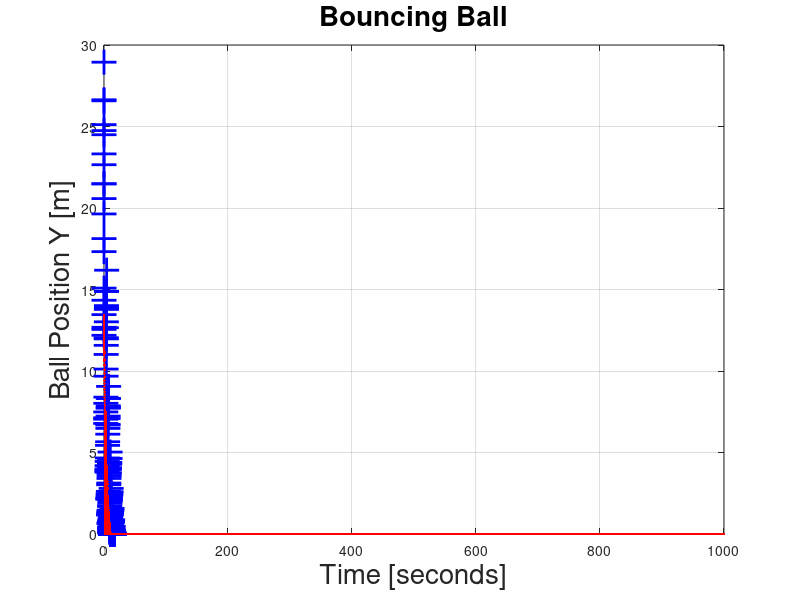

This chart was generated by the following MATLAB code: (Note: this script raises an error after producing the figure.)
% Demo to simulate a bouncing ball.
clc;    % Clear the command window.
fprintf('Beginning to run %s.m.\n', mfilename);
close all;  % Close all figures (except those of imtool.)
clear;  % Erase all existing variables. Or clearvars if you want.
workspace;  % Make sure the workspace panel is showing.
format long g;
format compact;
fontSize = 20;
H0 = 10+(30-10)*rand(1,20);
%h0 = 20;	% Initial drop height in meters.
v = 0;		% Initial y velocity in m/sec.
g = 9.8;	% Gravitational acceleration in m/s^2;
t = 0;		% Initial time when dropped
dt = 0.01;	% Delta time in seconds.
rho = 0.75;	% Velocity reduction factor.  Velocity reduces this much after a bounce.
%peakHeight = h0;	% Initial drop height in meters.
%h = h0;		% Instantaneous height.
hstop = 0.001;	% Height at which if the peak height after a bounce is less than this, stop the simulation.
% Preallocate arrays for time and height.  Make them plenty large - we will crop to the final size later.
T = 0 : dt : 1000;
H = zeros(1, length(T));
% Setup a failsafe.  Don't do more than this number of iterations or else we might have an infinite loop.  This will prevent that.
maxIterations = 1000000;		
loopCounter = 1;
iniHeightCounter=0;
while(iniHeightCounter<20)
    iniHeightCounter=iniHeightCounter+1;
    loopCounter = 1;
    H = zeros(1, length(T));
    peakHeight = H0(iniHeightCounter);	% Initial drop height in meters.
    h = H0(iniHeightCounter);		% Instantaneous height.
    while (peakHeight > hstop) && (loopCounter < maxIterations)
	% Compute new height.
        hNew = h + v * dt - 0.5 * g * dt ^ 2;
	% 	fprintf('After iteration %d, time %f, hmax = %f.\n', loopCounter, T(loopCounter), hNew);
        if(hNew<0)
		% Ball hit the ground.
% Find index of last time h was 0
            lastBounceIndex = find(H(1: loopCounter-1) == 0, 1, 'last');
            if isempty(lastBounceIndex)
			% If it hasn't bounced yet, start looking from the beginning.
                lastBounceIndex = 1;
            end
		% Compute the greatest height since the last bounce, or the initial release.
            [peakHeight, index] = max(H(lastBounceIndex : end)); % Record height
% Find time when it was at that height.
            tMax = T(index + lastBounceIndex - 1);
            plot(tMax, peakHeight, 'b+', 'MarkerSize', 18, 'LineWidth', 2);
            hold on;
            fprintf('After tour %d, iteration %d, time %f, hmax = %f.\n', iniHeightCounter, loopCounter, tMax, peakHeight);
		
		% Reflect it up.  For example, if at this time,
% the ball was going to be at -4 (with no ground in the way)
% Now, after bouncing, it would be at +4 above the ground.
            h = 0; %abs(hNew);
            v = -v * rho;
		
        else
		% Ball is falling or rising.
            v = v - g*dt;
            h = hNew;
        end
        H(loopCounter) = h;
        loopCounter = loopCounter + 1;
    end


% Crop times.
%save('BB1.mat','T','H')
    %T = T(iniHeightCounter,:);
    %H = H(iniHeightCounter,:);
    if exist('BB.mat','file')
        %dataCell = [name,num2cell(trez),num2cell(score)];
        save('BB.mat', '-append','T','H');
    else
         
        save('BB.mat','T','H');
    end
% Plot the trajectory.

end

save('BBcomplete.mat','T','H')


plot(T, H, 'r.', 'MarkerSize', 5);
grid on;
xlabel('Time [seconds]', 'FontSize', fontSize)
ylabel('Ball Position Y [m]', 'FontSize', fontSize)
title('Bouncing Ball', 'FontSize', fontSize)
% Maximize window
g = gcf;
g.WindowState = 'maximized';
fprintf('Done running %s.m.\n', mfilename);